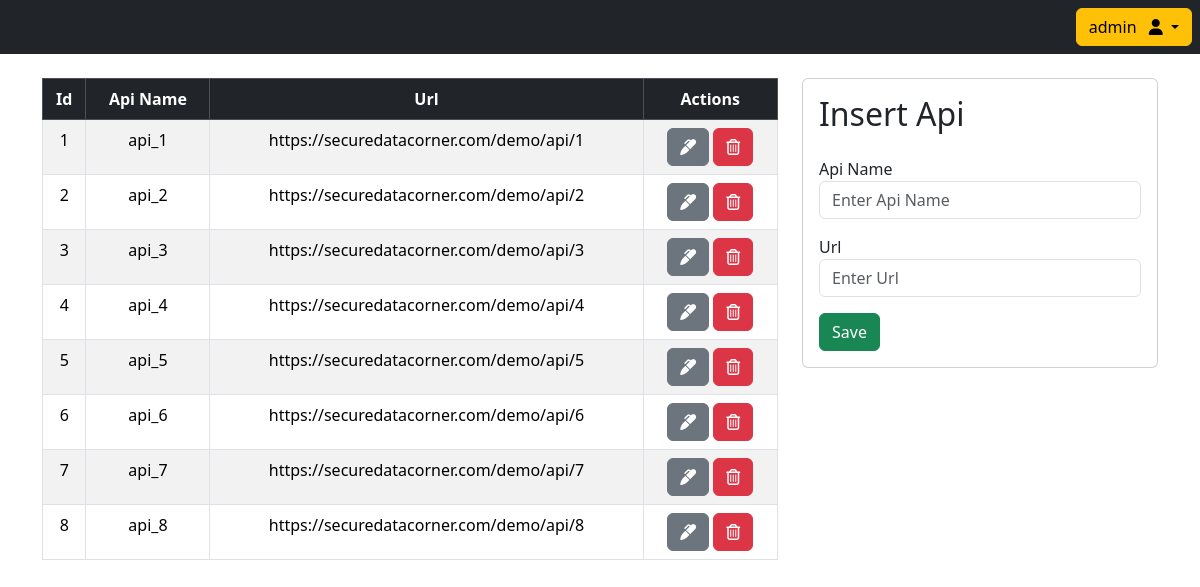
/admin.php (signed in), run on the app's committed database.
### tables this page shows
CREATE TABLE `apis` (
  `id` int(11) NOT NULL,
  `api_name` varchar(50) DEFAULT NULL,
  `url` text DEFAULT NULL
);

### admin.php (the view, shortened to what this page needs)
<?php
include("db.php");
include("includes/header.php");
$stmt = $conn->prepare("SELECT id, api_name, url FROM apis");
$stmt->execute();
$stmt->store_result();
$stmt->bind_result($id, $apiName, $url);
?>
<div class="container-fluid">
    <div class="row mb-4">
        <div class="col-md-12 text-end bg-dark p-2">
            <div class="dropdown">
            <a class="btn btn-warning dropdown-toggle" href="#" role="button" id="dropdownMenuLink" data-bs-toggle="dropdown" aria-expanded="false">
                <span class="me-2"><?=$_SESSION['username'];?></span>
                <i class="fa-solid fa-user"></i>
            </a>
            </div>
        </div>
    </div>
</div>
<div class="container">
    <div class="row">
        <div class="col-md-8">
            <table id="api-table" class="table table-bordered table-striped text-center">
                <thead class="table-dark">
                    <tr>
                        <th>Id</th>
                        <th>Api Name</th>
                        <th>Url</th>
                        <th>Actions</th>
                    </tr>
                </thead>
                <tbody id="api-tbody">
                    <?php
                    while ($stmt->fetch()) { ?>
                        <tr>
                            <td><?php echo $id; ?></td>
                            <td><?php echo $apiName; ?></td>
                            <td><?php echo $url; ?></td>
                            <td>
                                <a href="#" class="btn btn-secondary" onclick="editApi(<?php echo $row['id']; ?>)">
                                    <i class="fas fa-marker"></i>
                                </a>
                                <a href="#" class="btn btn-danger" onclick="deleteApi(<?php echo $row['id']; ?>)">
                                    <i class="far fa-trash-alt"></i>
                                </a>
                            </td>
                        </tr>
                    <?php } ?>
                </tbody>
            </table>
        </div>
        <div class="col-md-4">
            <div class="card card-body">
                <h2 id="title-form" class="mb-2">Insert Api</h2>
                <form id="api-form" method="POST">
                    <div class="form-group mb-3">
                        <label for="apiName">Api Name</label>
                        <input type="text" id="apiName" name="apiName" class="form-control" placeholder="Enter Api Name" required>
                    </div>
                    <div class="form-group mb-3">
                    <label for="url">Url</label>
                        <input type="url" id="url" name="url" class="form-control" placeholder="Enter Url" required>
                    </div>
                    <input type="submit" class="btn btn-success btn-block" value="Save">
                </form>
            </div>
        </div>
    </div>
</div>
<?php include 'includes/footer.php';?>

### includes/header.php (shortened to what this page needs)
<!doctype html>
<html lang="en">
    <head>
        <link
            href="https://cdn.jsdelivr.net/npm/bootstrap@5.3.2/dist/css/bootstrap.min.css"
            rel="stylesheet"
        />
    </head>
    <body>
        <main>

### includes/footer.php (shortened to what this page needs)
</main>
</body>
</html>

### data on the page
apis: id "1", api_name "api_1", url "https://securedatacorner.com/demo/api/1"
apis: id "2", api_name "api_2", url "https://securedatacorner.com/demo/api/2"
apis: id "3", api_name "api_3", url "https://securedatacorner.com/demo/api/3"
apis: id "4", api_name "api_4", url "https://securedatacorner.com/demo/api/4"
apis: id "5", api_name "api_5", url "https://securedatacorner.com/demo/api/5"
apis: id "6", api_name "api_6", url "https://securedatacorner.com/demo/api/6"
apis: id "7", api_name "api_7", url "https://securedatacorner.com/demo/api/7"
apis: id "8", api_name "api_8", url "https://securedatacorner.com/demo/api/8"

### other printed values
$_SESSION['username'] "admin"
